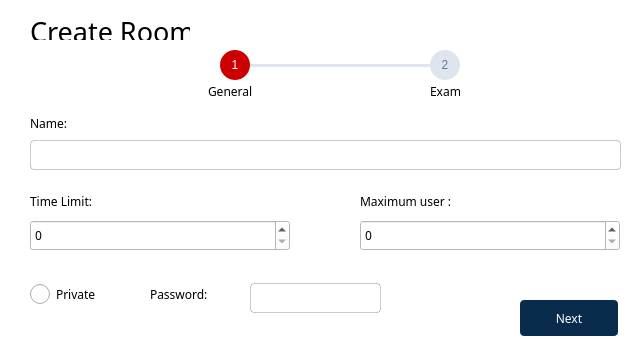
<?xml version="1.0" encoding="UTF-8"?>
<ui version="4.0">
 <class>CreateRoomDiaLog</class>
 <widget class="QDialog" name="CreateRoomDiaLog">
  <property name="geometry">
   <rect>
    <x>0</x>
    <y>0</y>
    <width>640</width>
    <height>360</height>
   </rect>
  </property>
  <property name="windowTitle">
   <string>Dialog</string>
  </property>
  <property name="styleSheet">
   <string notr="true">background-color: #fff;</string>
  </property>
  <widget class="QLabel" name="label">
   <property name="geometry">
    <rect>
     <x>30</x>
     <y>20</y>
     <width>160</width>
     <height>22</height>
    </rect>
   </property>
   <property name="font">
    <font>
     <family>Source Sans 3 Medium</family>
     <pointsize>20</pointsize>
     <weight>50</weight>
     <bold>false</bold>
    </font>
   </property>
   <property name="text">
    <string>Create Room</string>
   </property>
  </widget>
  <widget class="QStackedWidget" name="stackedWidget">
   <property name="geometry">
    <rect>
     <x>0</x>
     <y>40</y>
     <width>641</width>
     <height>311</height>
    </rect>
   </property>
   <widget class="QWidget" name="page">
    <widget class="QLabel" name="label_4">
     <property name="geometry">
      <rect>
       <x>30</x>
       <y>72</y>
       <width>75</width>
       <height>22</height>
      </rect>
     </property>
     <property name="font">
      <font>
       <family>Source Sans 3</family>
      </font>
     </property>
     <property name="text">
      <string>Name:</string>
     </property>
    </widget>
    <widget class="QLineEdit" name="nameLineEdit">
     <property name="geometry">
      <rect>
       <x>30</x>
       <y>100</y>
       <width>591</width>
       <height>30</height>
      </rect>
     </property>
     <property name="font">
      <font>
       <family>Source Sans 3</family>
       <pointsize>13</pointsize>
      </font>
     </property>
     <property name="styleSheet">
      <string notr="true">border: 1px solid rgba(0,0,0,0.2);
border-radius: 4px;
padding-left: 10px;
</string>
     </property>
    </widget>
    <widget class="QLabel" name="label_5">
     <property name="geometry">
      <rect>
       <x>30</x>
       <y>150</y>
       <width>91</width>
       <height>22</height>
      </rect>
     </property>
     <property name="font">
      <font>
       <family>Source Sans 3</family>
      </font>
     </property>
     <property name="text">
      <string>Time Limit:</string>
     </property>
    </widget>
    <widget class="QLabel" name="capacity_label">
     <property name="geometry">
      <rect>
       <x>360</x>
       <y>150</y>
       <width>121</width>
       <height>22</height>
      </rect>
     </property>
     <property name="font">
      <font>
       <family>Source Sans 3</family>
      </font>
     </property>
     <property name="text">
      <string>Maximum user :</string>
     </property>
    </widget>
    <widget class="QRadioButton" name="privateRadioButton">
     <property name="geometry">
      <rect>
       <x>30</x>
       <y>240</y>
       <width>111</width>
       <height>28</height>
      </rect>
     </property>
     <property name="font">
      <font>
       <family>Source Sans 3</family>
      </font>
     </property>
     <property name="styleSheet">
      <string notr="true">QRadioButton::indicator {
	width: 20px; 
	height: 20px;
}</string>
     </property>
     <property name="text">
      <string>Private</string>
     </property>
    </widget>
    <widget class="QPushButton" name="nextButton">
     <property name="geometry">
      <rect>
       <x>520</x>
       <y>260</y>
       <width>98</width>
       <height>36</height>
      </rect>
     </property>
     <property name="font">
      <font>
       <family>Source Sans 3 SemiBold</family>
      </font>
     </property>
     <property name="cursor">
      <cursorShape>PointingHandCursor</cursorShape>
     </property>
     <property name="styleSheet">
      <string notr="true">#nextButton {
	background-color: rgb(9, 44, 76);
	border: none;
	color: #fff;
	border-radius: 4px;
}

#nextButton:hover {
	background-color: rgba(9, 44, 76, 0.9);
}</string>
     </property>
     <property name="text">
      <string>Next</string>
     </property>
    </widget>
    <widget class="QSpinBox" name="timeSpinBox">
     <property name="geometry">
      <rect>
       <x>30</x>
       <y>180</y>
       <width>260</width>
       <height>31</height>
      </rect>
     </property>
     <property name="font">
      <font>
       <family>Source Sans 3</family>
      </font>
     </property>
    </widget>
    <widget class="QSpinBox" name="capacitySpinBox">
     <property name="geometry">
      <rect>
       <x>360</x>
       <y>180</y>
       <width>260</width>
       <height>31</height>
      </rect>
     </property>
     <property name="font">
      <font>
       <family>Source Sans 3</family>
      </font>
     </property>
    </widget>
    <widget class="QWidget" name="widget" native="true">
     <property name="geometry">
      <rect>
       <x>160</x>
       <y>0</y>
       <width>401</width>
       <height>71</height>
      </rect>
     </property>
     <widget class="QLabel" name="label_6">
      <property name="geometry">
       <rect>
        <x>60</x>
        <y>10</y>
        <width>30</width>
        <height>30</height>
       </rect>
      </property>
      <property name="styleSheet">
       <string notr="true">background-color:  rgb(204, 0, 0);
border-radius: 15px;
color: #fff</string>
      </property>
      <property name="text">
       <string>1</string>
      </property>
      <property name="alignment">
       <set>Qt::AlignCenter</set>
      </property>
     </widget>
     <widget class="QLabel" name="label_17">
      <property name="geometry">
       <rect>
        <x>48</x>
        <y>40</y>
        <width>61</width>
        <height>22</height>
       </rect>
      </property>
      <property name="font">
       <font>
        <family>Source Sans 3</family>
       </font>
      </property>
      <property name="text">
       <string>General</string>
      </property>
     </widget>
     <widget class="QLabel" name="label_18">
      <property name="geometry">
       <rect>
        <x>270</x>
        <y>10</y>
        <width>30</width>
        <height>30</height>
       </rect>
      </property>
      <property name="styleSheet">
       <string notr="true">background-color: #DEE5EF;
border-radius: 15px;
color: #67758D; </string>
      </property>
      <property name="text">
       <string>2</string>
      </property>
      <property name="alignment">
       <set>Qt::AlignCenter</set>
      </property>
     </widget>
     <widget class="QLabel" name="label_19">
      <property name="geometry">
       <rect>
        <x>245</x>
        <y>40</y>
        <width>81</width>
        <height>22</height>
       </rect>
      </property>
      <property name="font">
       <font>
        <family>Source Sans 3</family>
       </font>
      </property>
      <property name="text">
       <string>Exam</string>
      </property>
      <property name="alignment">
       <set>Qt::AlignCenter</set>
      </property>
     </widget>
     <widget class="QWidget" name="widget_3" native="true">
      <property name="geometry">
       <rect>
        <x>90</x>
        <y>24</y>
        <width>181</width>
        <height>3</height>
       </rect>
      </property>
      <property name="styleSheet">
       <string notr="true">background-color: #DEE5EF;</string>
      </property>
     </widget>
    </widget>
    <widget class="QWidget" name="passwordInput" native="true">
     <property name="geometry">
      <rect>
       <x>140</x>
       <y>233</y>
       <width>261</width>
       <height>51</height>
      </rect>
     </property>
     <widget class="QLabel" name="label_7">
      <property name="enabled">
       <bool>true</bool>
      </property>
      <property name="geometry">
       <rect>
        <x>10</x>
        <y>10</y>
        <width>81</width>
        <height>22</height>
       </rect>
      </property>
      <property name="font">
       <font>
        <family>Source Sans 3</family>
       </font>
      </property>
      <property name="text">
       <string>Password:</string>
      </property>
     </widget>
     <widget class="QLineEdit" name="passwordLineEdit">
      <property name="geometry">
       <rect>
        <x>110</x>
        <y>10</y>
        <width>131</width>
        <height>30</height>
       </rect>
      </property>
      <property name="font">
       <font>
        <family>Source Sans 3</family>
       </font>
      </property>
      <property name="styleSheet">
       <string notr="true">border: 1px solid rgba(0,0,0,0.2);
border-radius: 4px;
padding-left: 10px;
</string>
      </property>
     </widget>
    </widget>
   </widget>
   <widget class="QWidget" name="page_2">
    <widget class="QLabel" name="label_8">
     <property name="geometry">
      <rect>
       <x>30</x>
       <y>72</y>
       <width>75</width>
       <height>22</height>
      </rect>
     </property>
     <property name="font">
      <font>
       <family>Source Sans 3</family>
      </font>
     </property>
     <property name="text">
      <string>Category:</string>
     </property>
    </widget>
    <widget class="QComboBox" name="categoryComboBox">
     <property name="geometry">
      <rect>
       <x>30</x>
       <y>100</y>
       <width>601</width>
       <height>30</height>
      </rect>
     </property>
     <property name="font">
      <font>
       <family>Source Sans 3</family>
      </font>
     </property>
     <property name="styleSheet">
      <string notr="true"/>
     </property>
    </widget>
    <widget class="QLabel" name="label_9">
     <property name="geometry">
      <rect>
       <x>30</x>
       <y>160</y>
       <width>75</width>
       <height>22</height>
      </rect>
     </property>
     <property name="font">
      <font>
       <family>Source Sans 3</family>
      </font>
     </property>
     <property name="styleSheet">
      <string notr="true">color: #000;</string>
     </property>
     <property name="text">
      <string>Level 1:</string>
     </property>
    </widget>
    <widget class="QSpinBox" name="level1SpinBox">
     <property name="geometry">
      <rect>
       <x>30</x>
       <y>190</y>
       <width>80</width>
       <height>31</height>
      </rect>
     </property>
     <property name="font">
      <font>
       <family>Source Sans 3</family>
      </font>
     </property>
     <property name="styleSheet">
      <string notr="true"/>
     </property>
    </widget>
    <widget class="QLabel" name="label_10">
     <property name="geometry">
      <rect>
       <x>160</x>
       <y>160</y>
       <width>75</width>
       <height>22</height>
      </rect>
     </property>
     <property name="font">
      <font>
       <family>Source Sans 3</family>
      </font>
     </property>
     <property name="styleSheet">
      <string notr="true">color: #000;</string>
     </property>
     <property name="text">
      <string>Level 2:</string>
     </property>
    </widget>
    <widget class="QLabel" name="label_11">
     <property name="geometry">
      <rect>
       <x>420</x>
       <y>160</y>
       <width>75</width>
       <height>22</height>
      </rect>
     </property>
     <property name="font">
      <font>
       <family>Source Sans 3</family>
      </font>
     </property>
     <property name="styleSheet">
      <string notr="true">color: #000;</string>
     </property>
     <property name="text">
      <string>Level 4:</string>
     </property>
    </widget>
    <widget class="QSpinBox" name="level2SpinBox">
     <property name="geometry">
      <rect>
       <x>160</x>
       <y>190</y>
       <width>80</width>
       <height>31</height>
      </rect>
     </property>
     <property name="font">
      <font>
       <family>Source Sans 3</family>
      </font>
     </property>
    </widget>
    <widget class="QSpinBox" name="level3SpinBox">
     <property name="geometry">
      <rect>
       <x>290</x>
       <y>190</y>
       <width>80</width>
       <height>31</height>
      </rect>
     </property>
     <property name="font">
      <font>
       <family>Source Sans 3</family>
      </font>
     </property>
    </widget>
    <widget class="QLabel" name="label_12">
     <property name="geometry">
      <rect>
       <x>30</x>
       <y>240</y>
       <width>81</width>
       <height>22</height>
      </rect>
     </property>
     <property name="font">
      <font>
       <family>Source Sans 3</family>
      </font>
     </property>
     <property name="styleSheet">
      <string notr="true">color: #000;</string>
     </property>
     <property name="text">
      <string>Max score:</string>
     </property>
    </widget>
    <widget class="QLabel" name="totalScoreLabel">
     <property name="geometry">
      <rect>
       <x>110</x>
       <y>240</y>
       <width>75</width>
       <height>22</height>
      </rect>
     </property>
     <property name="font">
      <font>
       <family>Source Sans 3 SemiBold</family>
       <weight>50</weight>
       <bold>false</bold>
      </font>
     </property>
     <property name="text">
      <string>0</string>
     </property>
    </widget>
    <widget class="QPushButton" name="createButton">
     <property name="geometry">
      <rect>
       <x>530</x>
       <y>260</y>
       <width>98</width>
       <height>36</height>
      </rect>
     </property>
     <property name="font">
      <font>
       <family>Source Sans 3 SemiBold</family>
      </font>
     </property>
     <property name="cursor">
      <cursorShape>PointingHandCursor</cursorShape>
     </property>
     <property name="styleSheet">
      <string notr="true">#createButton {
	background-color: rgb(9, 44, 76);
	border: none;
	color: #fff;
	border-radius: 4px;
}

#createButton:hover {
	background-color: rgba(9, 44, 76, 0.9);
}</string>
     </property>
     <property name="text">
      <string>Create</string>
     </property>
    </widget>
    <widget class="QWidget" name="widget_4" native="true">
     <property name="geometry">
      <rect>
       <x>160</x>
       <y>0</y>
       <width>401</width>
       <height>71</height>
      </rect>
     </property>
     <widget class="QLabel" name="label_20">
      <property name="geometry">
       <rect>
        <x>60</x>
        <y>10</y>
        <width>30</width>
        <height>30</height>
       </rect>
      </property>
      <property name="styleSheet">
       <string notr="true">background-color:  rgb(204, 0, 0);
border-radius: 15px;
color: #fff</string>
      </property>
      <property name="text">
       <string>1</string>
      </property>
      <property name="alignment">
       <set>Qt::AlignCenter</set>
      </property>
     </widget>
     <widget class="QLabel" name="label_21">
      <property name="geometry">
       <rect>
        <x>48</x>
        <y>40</y>
        <width>81</width>
        <height>22</height>
       </rect>
      </property>
      <property name="font">
       <font>
        <family>Source Sans 3</family>
       </font>
      </property>
      <property name="text">
       <string>General</string>
      </property>
     </widget>
     <widget class="QLabel" name="label_22">
      <property name="geometry">
       <rect>
        <x>270</x>
        <y>10</y>
        <width>30</width>
        <height>30</height>
       </rect>
      </property>
      <property name="styleSheet">
       <string notr="true">background-color:  rgb(204, 0, 0);
border-radius: 15px;
color: #fff; </string>
      </property>
      <property name="text">
       <string>2</string>
      </property>
      <property name="alignment">
       <set>Qt::AlignCenter</set>
      </property>
     </widget>
     <widget class="QLabel" name="label_23">
      <property name="geometry">
       <rect>
        <x>245</x>
        <y>40</y>
        <width>81</width>
        <height>22</height>
       </rect>
      </property>
      <property name="font">
       <font>
        <family>Source Sans 3</family>
       </font>
      </property>
      <property name="text">
       <string>Exam</string>
      </property>
      <property name="alignment">
       <set>Qt::AlignCenter</set>
      </property>
     </widget>
     <widget class="QWidget" name="widget_5" native="true">
      <property name="geometry">
       <rect>
        <x>90</x>
        <y>24</y>
        <width>181</width>
        <height>3</height>
       </rect>
      </property>
      <property name="styleSheet">
       <string notr="true">background-color:  rgb(204, 0, 0);</string>
      </property>
     </widget>
    </widget>
    <widget class="QPushButton" name="backButton">
     <property name="geometry">
      <rect>
       <x>410</x>
       <y>260</y>
       <width>98</width>
       <height>36</height>
      </rect>
     </property>
     <property name="font">
      <font>
       <family>Source Sans 3 SemiBold</family>
      </font>
     </property>
     <property name="cursor">
      <cursorShape>PointingHandCursor</cursorShape>
     </property>
     <property name="styleSheet">
      <string notr="true">#backButton {
	color: rgb(9, 44, 76);
	border: 1px solid rgb(9, 44, 76);
	border-radius: 4px;
}

#backButton:hover {
	background-color: rgba(255, 255, 255, 0.8);
}</string>
     </property>
     <property name="text">
      <string>Back</string>
     </property>
    </widget>
    <widget class="QSpinBox" name="level4SpinBox">
     <property name="geometry">
      <rect>
       <x>420</x>
       <y>190</y>
       <width>80</width>
       <height>31</height>
      </rect>
     </property>
     <property name="font">
      <font>
       <family>Source Sans 3</family>
      </font>
     </property>
    </widget>
    <widget class="QSpinBox" name="level5SpinBox">
     <property name="geometry">
      <rect>
       <x>550</x>
       <y>190</y>
       <width>80</width>
       <height>31</height>
      </rect>
     </property>
     <property name="font">
      <font>
       <family>Source Sans 3</family>
      </font>
     </property>
    </widget>
    <widget class="QLabel" name="label_24">
     <property name="geometry">
      <rect>
       <x>290</x>
       <y>160</y>
       <width>75</width>
       <height>22</height>
      </rect>
     </property>
     <property name="font">
      <font>
       <family>Source Sans 3</family>
      </font>
     </property>
     <property name="styleSheet">
      <string notr="true">color: #000;
</string>
     </property>
     <property name="text">
      <string>Level 3:</string>
     </property>
    </widget>
    <widget class="QLabel" name="label_25">
     <property name="geometry">
      <rect>
       <x>550</x>
       <y>160</y>
       <width>75</width>
       <height>22</height>
      </rect>
     </property>
     <property name="font">
      <font>
       <family>Source Sans 3</family>
      </font>
     </property>
     <property name="styleSheet">
      <string notr="true">color: #000;</string>
     </property>
     <property name="text">
      <string>Level 5:</string>
     </property>
    </widget>
   </widget>
  </widget>
 </widget>
 <resources/>
 <connections/>
</ui>
